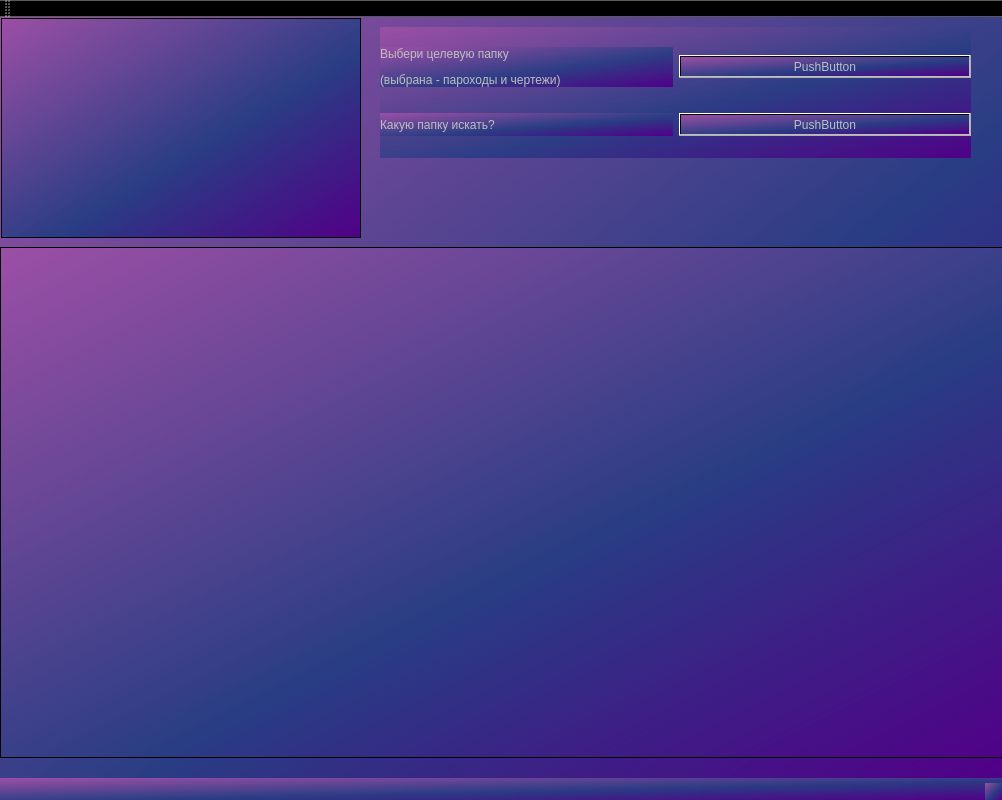
<?xml version="1.0" encoding="UTF-8"?>
<ui version="4.0">
 <class>MainWindow</class>
 <widget class="QMainWindow" name="MainWindow">
  <property name="enabled">
   <bool>false</bool>
  </property>
  <property name="geometry">
   <rect>
    <x>0</x>
    <y>0</y>
    <width>1002</width>
    <height>800</height>
   </rect>
  </property>
  <property name="sizePolicy">
   <sizepolicy hsizetype="Fixed" vsizetype="Fixed">
    <horstretch>100</horstretch>
    <verstretch>80</verstretch>
   </sizepolicy>
  </property>
  <property name="minimumSize">
   <size>
    <width>1000</width>
    <height>800</height>
   </size>
  </property>
  <property name="maximumSize">
   <size>
    <width>1002</width>
    <height>800</height>
   </size>
  </property>
  <property name="baseSize">
   <size>
    <width>1000</width>
    <height>800</height>
   </size>
  </property>
  <property name="windowTitle">
   <string>ПОИСКОВИК СУДНА</string>
  </property>
  <property name="autoFillBackground">
   <bool>false</bool>
  </property>
  <property name="styleSheet">
   <string notr="true">background-color: qlineargradient(spread:pad, x1:1, y1:1, x2:0, y2:0, stop:0 rgba(81, 0, 135, 255), stop:0.427447 rgba(41, 61, 132, 235), stop:1 rgba(155, 79, 165, 255))</string>
  </property>
  <widget class="QWidget" name="centralwidget">
   <widget class="QScrollArea" name="scrollArea">
    <property name="geometry">
     <rect>
      <x>0</x>
      <y>230</y>
      <width>1031</width>
      <height>511</height>
     </rect>
    </property>
    <property name="baseSize">
     <size>
      <width>0</width>
      <height>0</height>
     </size>
    </property>
    <property name="widgetResizable">
     <bool>true</bool>
    </property>
    <widget class="QWidget" name="scrollAreaWidgetContents">
     <property name="geometry">
      <rect>
       <x>0</x>
       <y>0</y>
       <width>1029</width>
       <height>509</height>
      </rect>
     </property>
    </widget>
   </widget>
   <widget class="QWidget" name="">
    <property name="geometry">
     <rect>
      <x>1</x>
      <y>1</y>
      <width>360</width>
      <height>220</height>
     </rect>
    </property>
    <layout class="QVBoxLayout" name="verticalLayout">
     <item>
      <widget class="QTextBrowser" name="textBrowser"/>
     </item>
    </layout>
   </widget>
   <widget class="QWidget" name="">
    <property name="geometry">
     <rect>
      <x>380</x>
      <y>10</y>
      <width>591</width>
      <height>131</height>
     </rect>
    </property>
    <layout class="QGridLayout" name="gridLayout">
     <item row="0" column="0">
      <widget class="QLabel" name="label">
       <property name="text">
        <string>&lt;html&gt;&lt;head/&gt;&lt;body&gt;&lt;p&gt;Выбери целевую папку&lt;/p&gt;&lt;p&gt;(выбрана - пароходы и чертежи)&lt;/p&gt;&lt;/body&gt;&lt;/html&gt;</string>
       </property>
      </widget>
     </item>
     <item row="0" column="1">
      <widget class="QPushButton" name="pushButton">
       <property name="text">
        <string>PushButton</string>
       </property>
      </widget>
     </item>
     <item row="1" column="0">
      <widget class="QLabel" name="label_2">
       <property name="text">
        <string>Какую папку искать?</string>
       </property>
      </widget>
     </item>
     <item row="1" column="1">
      <widget class="QPushButton" name="pushButton_2">
       <property name="text">
        <string>PushButton</string>
       </property>
      </widget>
     </item>
    </layout>
   </widget>
  </widget>
  <widget class="QMenuBar" name="menubar">
   <property name="geometry">
    <rect>
     <x>0</x>
     <y>0</y>
     <width>1002</width>
     <height>21</height>
    </rect>
   </property>
  </widget>
  <widget class="QStatusBar" name="statusbar"/>
  <widget class="QToolBar" name="toolBar">
   <property name="windowTitle">
    <string>toolBar</string>
   </property>
   <attribute name="toolBarArea">
    <enum>TopToolBarArea</enum>
   </attribute>
   <attribute name="toolBarBreak">
    <bool>false</bool>
   </attribute>
  </widget>
 </widget>
 <resources/>
 <connections/>
</ui>
